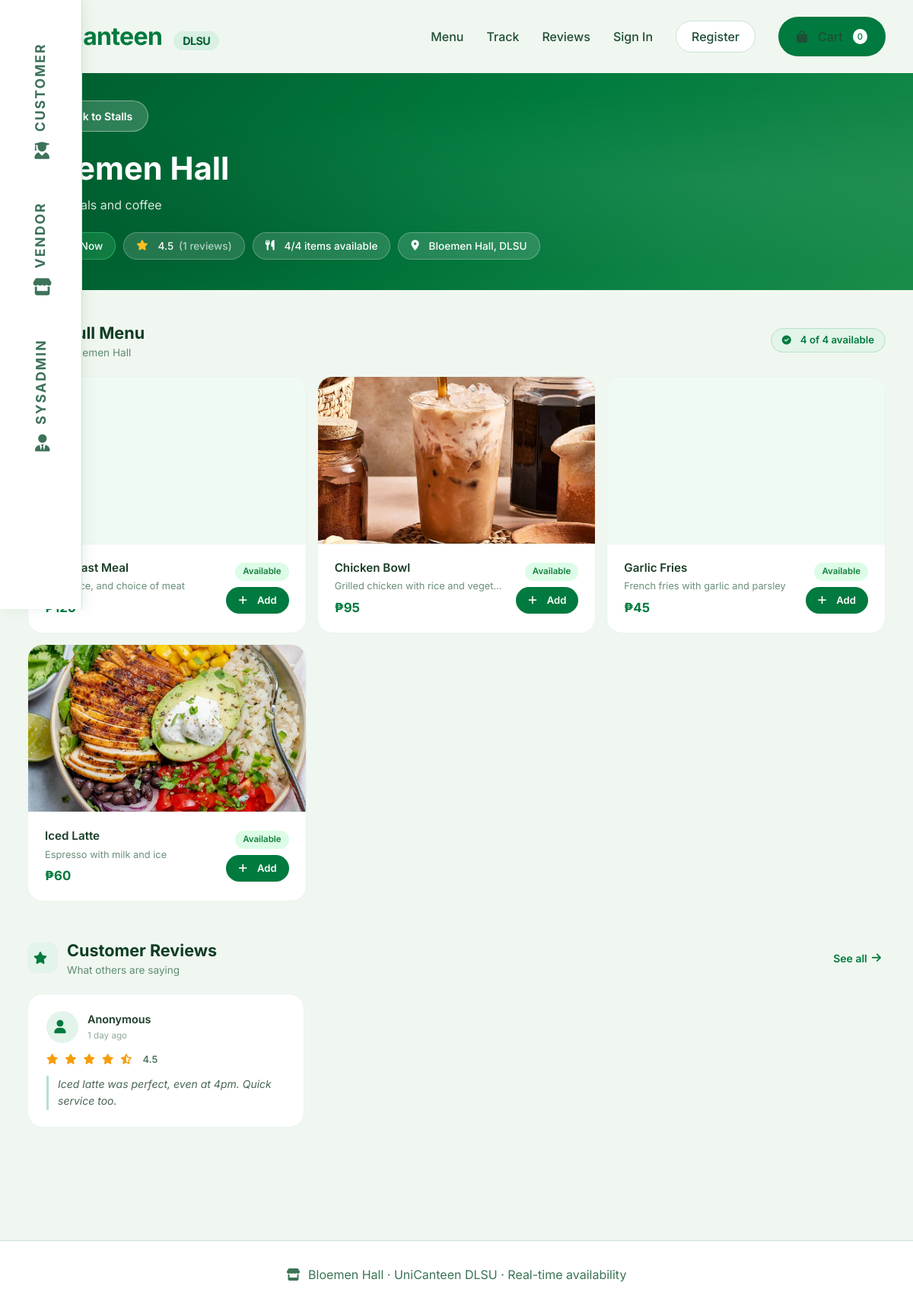
The page /index.php?page=restaurant&id=1 on the database as committed earlier.
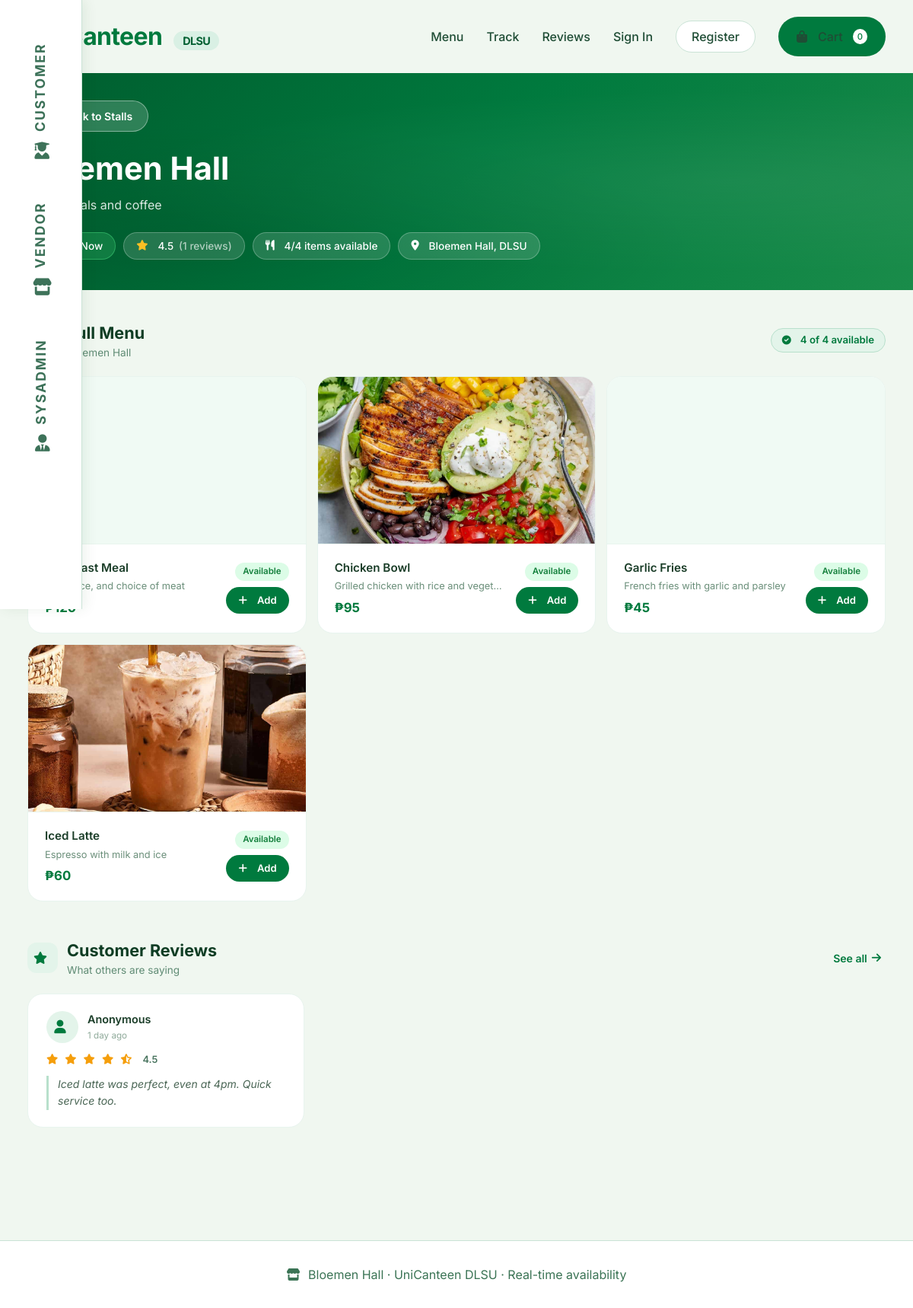
The same page on the database as committed later.
### tables this page shows
CREATE TABLE Restaurants (
    ID INT PRIMARY KEY AUTO_INCREMENT,
    name VARCHAR(60) NOT NULL,
    address VARCHAR(100),
    description TEXT,
    logo_url VARCHAR(255),
    owner_ID INT,
    is_open BOOLEAN DEFAULT TRUE,
    created_at TIMESTAMP DEFAULT CURRENT_TIMESTAMP,
    FOREIGN KEY (owner_ID) REFERENCES Users(ID)
);

CREATE TABLE Items (
    ID INT PRIMARY KEY AUTO_INCREMENT,
    name VARCHAR(60) NOT NULL,
    description TEXT,
    price DECIMAL(10, 2) NOT NULL,
    image_url VARCHAR(255),
    isAvailable BOOLEAN DEFAULT TRUE,
    restaurant_ID INT,
    created_at TIMESTAMP DEFAULT CURRENT_TIMESTAMP,
    FOREIGN KEY (restaurant_ID) REFERENCES Restaurants(ID) ON DELETE CASCADE
);

CREATE TABLE Ratings (
    ID INT PRIMARY KEY AUTO_INCREMENT,
    restaurant_ID INT,
    order_ID INT UNIQUE,
    rating DECIMAL(3, 2) CHECK (rating BETWEEN 1.0 AND 5.0),
    review TEXT,
    timestamp TIMESTAMP DEFAULT CURRENT_TIMESTAMP,
    FOREIGN KEY (restaurant_ID) REFERENCES Restaurants(ID) ON DELETE CASCADE,
    FOREIGN KEY (order_ID) REFERENCES Orders(ID) ON DELETE CASCADE
);

### config/config.php (called while the page is built, shortened)
<?php
if (!function_exists('url')) {
    function url($path = '') {
        return BASE_PATH . ltrim($path, '/');
    }
}
if (!function_exists('getTimeAgo')) {
    function getTimeAgo($timestamp) {
        $time_ago = strtotime($timestamp);
        $current_time = time();
        $time_difference = $current_time - $time_ago;
        $seconds = $time_difference;
        $minutes = round($seconds / 60);
        $hours = round($seconds / 3600);
        $days = round($seconds / 86400);
        if ($seconds < 60) {
            return "Just now";
        } else if ($minutes < 60) {
            return $minutes . " minute" . ($minutes > 1 ? "s" : "") . " ago";
        } else if ($hours < 24) {
            return $hours . " hour" . ($hours > 1 ? "s" : "") . " ago";
        } else {
            return $days . " day" . ($days > 1 ? "s" : "") . " ago";
        }
    }
}
?>

### frontend/restaurant.php (the view, shortened to what the rows shown need)
<?php
require_once __DIR__ . '/../config/config.php';
$restaurant_id = intval($_GET['id']);
$db = Database::getInstance()->getConnection();
$restaurantQuery = "SELECT
    r.*,
    COALESCE(AVG(rt.rating), 0) as avg_rating,
    COUNT(DISTINCT rt.ID) as rating_count,
    (SELECT COUNT(*) FROM Items WHERE restaurant_ID = r.ID AND isAvailable = TRUE) as available_items_count,
    (SELECT COUNT(*) FROM Items WHERE restaurant_ID = r.ID) as total_items_count
    FROM Restaurants r
    LEFT JOIN Ratings rt ON r.ID = rt.restaurant_ID
    WHERE r.ID = ?
    GROUP BY r.ID";
$stmt = $db->prepare($restaurantQuery);
$stmt->bind_param("i", $restaurant_id);
$stmt->execute();
$restaurantResult = $stmt->get_result();
$restaurant = $restaurantResult->fetch_assoc();
$itemsQuery = "SELECT * FROM Items WHERE restaurant_ID = ? ORDER BY isAvailable DESC, name";
$stmt = $db->prepare($itemsQuery);
$stmt->bind_param("i", $restaurant_id);
$stmt->execute();
$itemsResult = $stmt->get_result();
$reviewsQuery = "SELECT
    rt.*,
    u.full_name as reviewer_name
    FROM Ratings rt
    LEFT JOIN Orders o ON rt.order_ID = o.ID
    LEFT JOIN Users u ON o.customer_ID = u.ID
    WHERE rt.restaurant_ID = ?
    ORDER BY rt.timestamp DESC
    LIMIT 6";
$stmt = $db->prepare($reviewsQuery);
$stmt->bind_param("i", $restaurant_id);
$stmt->execute();
$reviewsResult = $stmt->get_result();
$cart_items_count = 0;
?>
<!DOCTYPE html>
<html lang="en">
<head>
    <link rel="stylesheet" href="https://cdnjs.cloudflare.com/ajax/libs/font-awesome/6.0.0-beta3/css/all.min.css">
    <link rel="stylesheet" href="<?php echo url('assets/styles.css'); ?>">
</head>
<body>
    <div class="main-content">
        <section class="page-section">
            <div class="wrapper">
                <nav class="customer-nav">
                    <a href="index.php?page=customer" class="logo">UniCanteen <span>DLSU</span></a>
                    <div class="customer-nav-links">
                        <a href="index.php?page=customer#menu">Menu</a>
                        <a href="index.php?page=customer#track">Track</a>
                        <a href="index.php?page=reviews">Reviews</a>
                        <?php if (isset($_SESSION['user_id'])): ?>
                            <a
                                href="index.php?page=profile"><?php echo htmlspecialchars(explode(' ', $_SESSION['user_name'] ?? 'Profile')[0]); ?></a>
                            <a href="index.php?page=logout" class="btn-outline">Logout</a>
                        <?php else: ?>
                            <a href="index.php?page=login">Sign In</a>
                            <a href="index.php?page=register" class="btn-outline">Register</a>
                        <?php endif; ?>
                        <a href="index.php?page=cart" class="btn-primary">
                            <i class="fas fa-bag-shopping"></i> Cart
                            <span class="cart-count"><?php echo $cart_items_count; ?></span>
                        </a>
                    </div>
                </nav>
            </div>
            <div class="r-hero">
                <div class="r-hero-inner">
                    <div class="wrapper">
                        <div>
                            <a href="index.php?page=customer#menu" class="btn-back">
                                <i class="fas fa-arrow-left"></i> Back to Stalls
                            </a>
                        </div>
                        <div class="r-hero-row">
                            <div>
                                <h1><?php echo htmlspecialchars($restaurant['name']); ?></h1>
                                <?php if ($restaurant['description']): ?>
                                    <p class="r-hero-desc"><?php echo htmlspecialchars($restaurant['description']); ?></p>
                                <?php endif; ?>
                                <div class="hero-pills">
                                    <span
                                        class="h-pill <?php echo $restaurant['is_open'] ? 'pill-open' : 'pill-closed'; ?>">
                                        <?php echo $restaurant['is_open'] ? 'Open Now' : 'Closed'; ?>
                                    </span>
                                    <span class="h-pill">
                                        <i class="fas fa-star" style="color:#fbbf24;"></i>
                                        <?php echo number_format($restaurant['avg_rating'], 1); ?>
                                        <span style="opacity:0.65;">(<?php echo $restaurant['rating_count']; ?>
                                            reviews)</span>
                                    </span>
                                    <span class="h-pill">
                                        <i class="fas fa-utensils"></i>
                                        <?php echo $restaurant['available_items_count']; ?>/<?php echo $restaurant['total_items_count']; ?>
                                        items available
                                    </span>
                                    <?php if ($restaurant['address']): ?>
                                        <span class="h-pill">
                                            <i class="fas fa-map-marker-alt"></i>
                                            <?php echo htmlspecialchars($restaurant['address']); ?>
                                        </span>
                                    <?php endif; ?>
                                </div>
                            </div>
                        </div>
                    </div>
                </div>
            </div>
            <div class="r-body">
                <div class="wrapper">
                    <div class="sec-header">
                        <div class="sec-header-icon"><i class="fas fa-utensils"></i></div>
                        <div>
                            <h2>Full Menu</h2>
                            <p class="sec-subtitle"><?php echo $restaurant['name']; ?></p>
                        </div>
                        <div class="sec-header-end">
                            <span class="availability-pill">
                                <i class="fas fa-circle-check" style="font-size:0.75rem;"></i>
                                <?php echo $restaurant['available_items_count']; ?> of
                                <?php echo $restaurant['total_items_count']; ?> available
                            </span>
                        </div>
                    </div>
                    <div class="menu-grid-2col">
                        <?php
                        $itemsResult->data_seek(0);
                        while ($item = $itemsResult->fetch_assoc()):
                            $isAvailable = ($item['isAvailable'] == 1 || $item['isAvailable'] === '1' || $item['isAvailable'] === true);
                            ?>
                            <div class="menu-card <?php echo !$isAvailable ? 'sold-out-card' : ''; ?>">
                                <?php if (!empty($item['image_url'])): ?>
                                    <img src="<?php echo htmlspecialchars(url($item['image_url'])); ?>"
                                        alt="<?php echo htmlspecialchars($item['name']); ?>" class="menu-card-img">
                                <?php else: ?>
                                    <div class="menu-card-icon">
                                    </div>
                                <?php endif; ?>
                                <div class="menu-card-info-row">
                                    <div class="menu-card-body">
                                        <div class="menu-card-name"><?php echo htmlspecialchars($item['name']); ?></div>
                                        <?php if ($item['description']): ?>
                                            <div class="menu-card-desc"><?php echo htmlspecialchars($item['description']); ?>
                                            </div>
                                        <?php endif; ?>
                                        <div class="menu-card-price" style="margin-top:6px;">
                                            ₱<?php echo number_format($item['price'], 0); ?></div>
                                    </div>
                                    <div class="menu-card-actions">
                                        <span class="avail-tag-small <?php echo $isAvailable ? 'yes' : 'no'; ?>">
                                            <?php echo $isAvailable ? 'Available' : 'Sold Out'; ?>
                                        </span>
                                        <?php if ($isAvailable): ?>
                                            <a href="index.php?page=restaurant&id=<?php echo $restaurant_id; ?>&add_to_cart=<?php echo $item['ID']; ?>"
                                                class="btn-add" id="cart-btn-<?php echo $item['ID']; ?>">
                                                <i class="fas fa-plus"></i> Add
                                            </a>
                                        <?php else: ?>
                                            <span class="btn-sold">
                                                <i class="fas fa-times"></i> Sold Out
                                            </span>
                                        <?php endif; ?>
                                    </div>
                                </div>
                            </div>
                        <?php endwhile; ?>
                    </div>
                    <div class="sec-header" id="reviews">
                        <div class="sec-header-icon"><i class="fas fa-star"></i></div>
                        <div>
                            <h2>Customer Reviews</h2>
                            <p class="sec-subtitle">What others are saying</p>
                        </div>
                        <div class="sec-header-end">
                            <a href="index.php?page=reviews"
                                style="color:#007a3e; font-weight:600; font-size:0.875rem; text-decoration:none; display:flex; align-items:center; gap:6px;">
                                See all <i class="fas fa-arrow-right"></i>
                            </a>
                        </div>
                    </div>
                    <div class="reviews-grid-local">
                        <?php
                        $reviewsResult->data_seek(0);
                        if ($reviewsResult->num_rows > 0):
                            while ($review = $reviewsResult->fetch_assoc()):
                                ?>
                                <div class="rev-card">
                                    <div class="rev-top">
                                        <div class="rev-avatar">
                                            <i class="fas fa-user"></i>
                                        </div>
                                        <div>
                                            <div class="rev-name">
                                                <?php echo htmlspecialchars($review['reviewer_name'] ?? 'Anonymous'); ?>
                                            </div>
                                            <div class="rev-time"><?php echo getTimeAgo($review['timestamp']); ?></div>
                                        </div>
                                    </div>
                                    <div class="rev-stars">
                                        <?php
                                        $rating = $review['rating'];
                                        for ($i = 1; $i <= 5; $i++):
                                            if ($i <= floor($rating)): ?>
                                                <i class="fas fa-star"></i>
                                            <?php elseif ($i - 0.5 <= $rating): ?>
                                                <i class="fas fa-star-half-alt"></i>
                                            <?php else: ?>
                                                <i class="far fa-star" style="color:#d1d5db;"></i>
                                            <?php endif;
                                        endfor; ?>
                                        <span><?php echo number_format($rating, 1); ?></span>
                                    </div>
                                    <?php if ($review['review']): ?>
                                        <div class="rev-text"><?php echo htmlspecialchars($review['review']); ?></div>
                                    <?php endif; ?>
                                </div>
                                <?php
                            endwhile;
                        endif; ?>
                    </div>
                </div>
            </div>
            <footer class="footer-note">
                <i class="fas fa-store"></i>
                <?php echo htmlspecialchars($restaurant['name']); ?> · UniCanteen DLSU · Real-time availability
            </footer>
        </section>
    </div>
</body>
</html>

Rows that differ between the two databases and show on the page:
changed items "Chicken Bowl": image_url: a different picture
changed items "Iced Latte": image_url: a different picture
